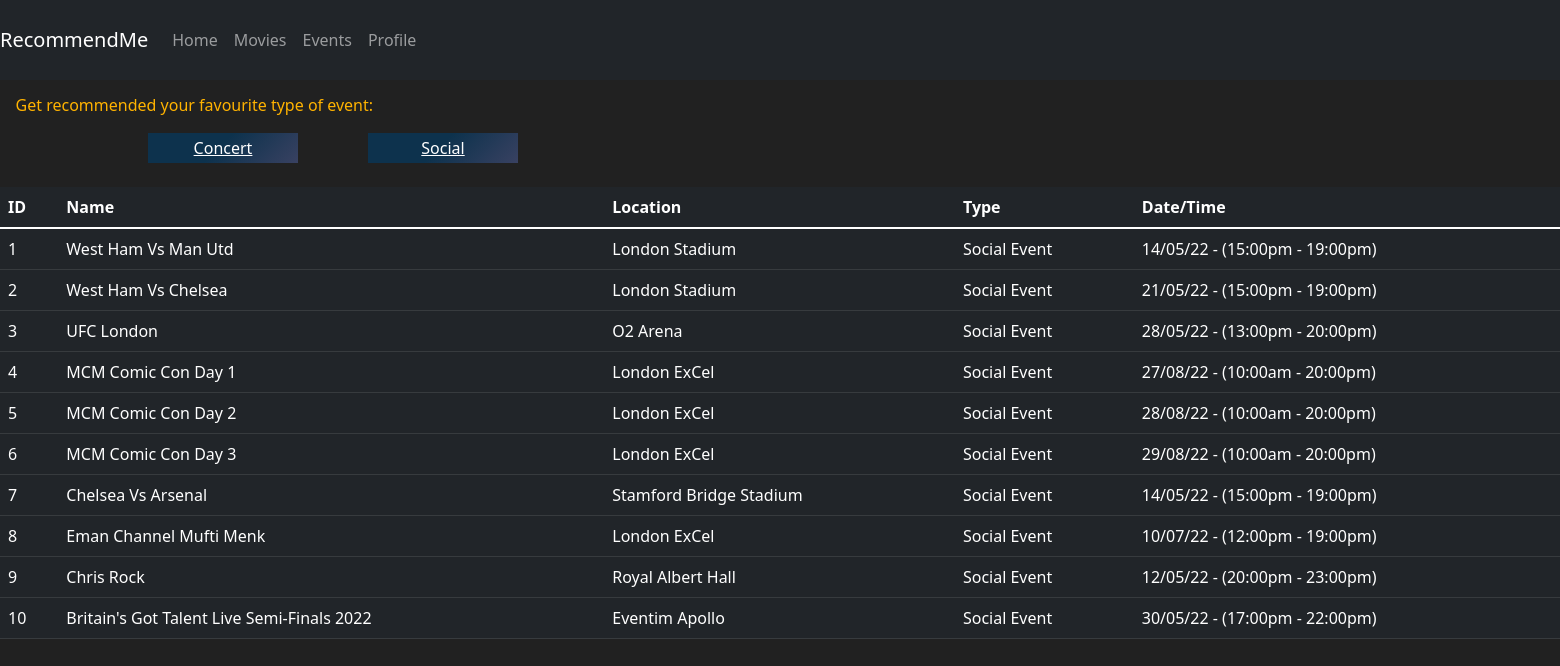
Screenshot of /profile/event/social (signed in) with the database file from the repository.
### webpage/models.py (models this page shows, shortened)
class Social(db.Model):
    id = db.Column(db.Integer(), primary_key=True)
    name = db.Column(db.String(length=38), nullable=False, unique=False)
    location = db.Column(db.String(length=38), nullable=False, unique=False)
    type = db.Column(db.String(length=38), nullable=False, unique=False)
    datetime = db.Column(db.String(), nullable=False, unique=False)

### webpage/route.py (the view)
@app.route('/profile/event/social', methods=['GET', 'POST'])
@login_required
def event_social():
    socials = Social.query.all()
    return render_template('event_social.html', socials=socials)

### webpage/models.py (called while the page is built)
@login_manager.user_loader
def load_user(user_id):
    return User.query.get(int(user_id))

### webpage/templates/event_social.html (shortened to what this page needs)
{% extends 'base.html' %}
{% block content %}
<h6 id="movie-reco-h6">Get recommended your favourite type of event: </h6>
<div id="movie-reco-button">
    <a style="color:white;" class="more-info noselect" href="{{ url_for('event_music') }}">Concert</a>
    <a style="color:white;" class="more-info noselect" href="{{ url_for('event_social') }}">Social</a>
</div>
<br>
   <table class="table table-hover table-dark">
        <thead>
            <tr>
                <th scope="col">ID</th>
                <th scope="col">Name</th>
                <th scope="col">Location</th>
                <th scope="col">Type</th>
                <th scope="col">Date/Time</th>
            </tr>
        </thead>
        <tbody>
            {% for social in socials %}
                <tr>
                    <td>{{ social.id }}</td>
                    <td>{{ social.name }}</td>
                    <td>{{ social.location }}</td>
                    <td>{{ social.type }}</td>
                    <td>{{ social.datetime }}</td>
                </tr>
            {% endfor %}
        </tbody>
    </table>
{% endblock %}

### webpage/static/stylesheets/style.css (style rules this page uses)
.background { background-color: #212121; color: white; }
.noselect { -webkit-touch-callout: none; -webkit-user-select: none; -khtml-user-select: none; -moz-user-select: none; -ms-user-select: none; user-select: none; -webkit-tap-highlight-color: transparent; }
.more-info { margin-top: 10px; margin-left: 70px; width: 150px; height: 30px; cursor: pointer; border: none; display: flex; align-items: center; justify-content: center; background-color: #7f5a83; background-image: linear-gradient(315deg, #7f5a83 0%, #0d324d 74%); background-size: 200% 100%; background-position: left; background-repeat: no-repeat; transition: 500ms; }
.more-info:before { color: rgba(255,255,255,0.5); font-size: 16px; position: absolute; display: flex; align-items: center; justify-content: center; width: 140px; height: 40px; background-color: #1b2845; background-image: linear-gradient(315deg, #1b2845 0%, #274060 74%); transition: 500ms; }
#movie-reco-button { display: flex; padding-left: 5%; }
#movie-reco-h6 { color: #ffb300; display: relative; padding-left: 1%; padding-top: 1%; }

### rows the page displays
Social: id "1", name "West Ham Vs Man Utd", location "London Stadium", type "Social Event", datetime "14/05/22 - (15:00pm - 19:00pm)"
Social: id "2", name "West Ham Vs Chelsea", location "London Stadium", type "Social Event", datetime "21/05/22 - (15:00pm - 19:00pm)"
Social: id "3", name "UFC London", location "O2 Arena", type "Social Event", datetime "28/05/22 - (13:00pm - 20:00pm)"
Social: id "4", name "MCM Comic Con Day 1", location "London ExCel", type "Social Event", datetime "27/08/22 - (10:00am - 20:00pm)"
Social: id "5", name "MCM Comic Con Day 2", location "London ExCel", type "Social Event", datetime "28/08/22 - (10:00am - 20:00pm)"
Social: id "6", name "MCM Comic Con Day 3", location "London ExCel", type "Social Event", datetime "29/08/22 - (10:00am - 20:00pm)"
Social: id "7", name "Chelsea Vs Arsenal", location "Stamford Bridge Stadium", type "Social Event", datetime "14/05/22 - (15:00pm - 19:00pm)"
Social: id "8", name "Eman Channel Mufti Menk", location "London ExCel", type "Social Event", datetime "10/07/22 - (12:00pm - 19:00pm)"
Social: id "9", name "Chris Rock", location "Royal Albert Hall", type "Social Event", datetime "12/05/22 - (20:00pm - 23:00pm)"
Social: id "10", name "Britain's Got Talent Live Semi-Finals 2022", location "Eventim Apollo", type "Social Event", datetime "30/05/22 - (17:00pm - 22:00pm)"
